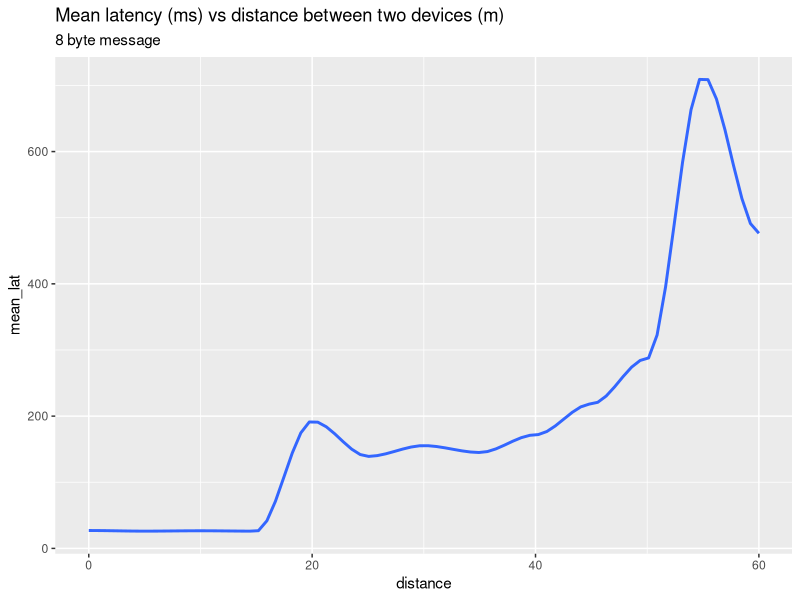
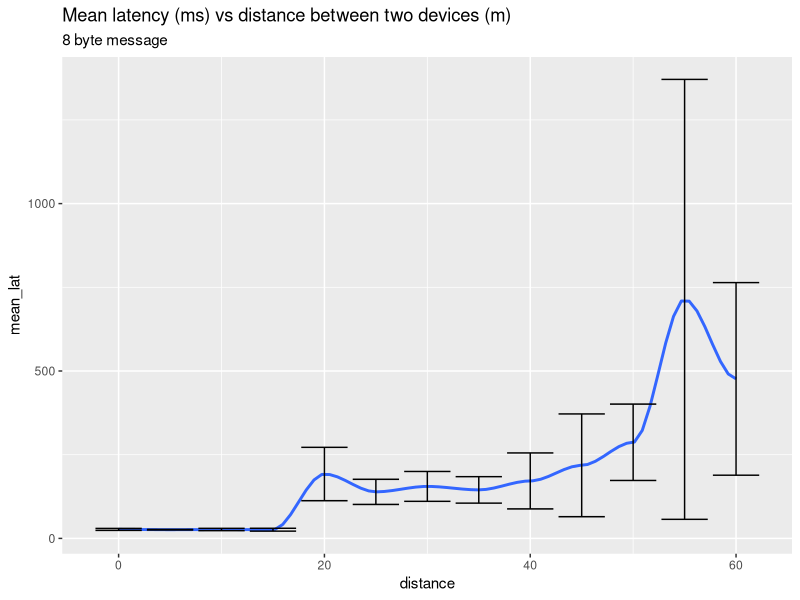

Write R code to recreate these figures, in order.
library(ggplot2)
df <- read.csv("latencies8.csv", header=T)

plot_labels <- labs(title="Mean latency (ms) vs distance between two devices (m)", subtitle="8 byte message", xlab="Distance between devices (m)", ylab="Mean latency (ms)")
p <- ggplot(df, aes(x=distance, y=mean_lat)) + geom_smooth(span=.2) + plot_labels
p
p + geom_errorbar(aes(ymin=mean_lat - std, ymax=mean_lat + std))

